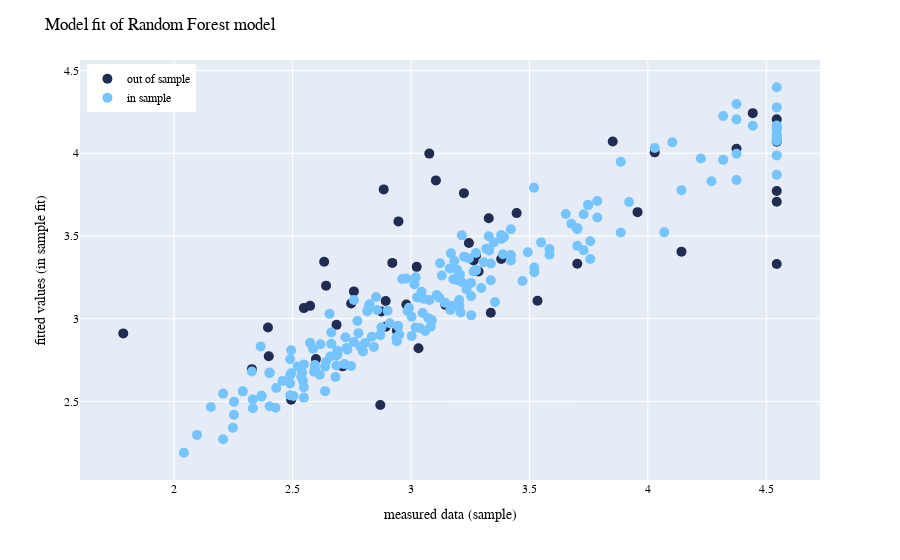

Notebook cell for this chart:
### Code cell
fig.show()

### Figure 1 — Plotly figure (JSON) as saved in the notebook; plotly's stock layout.template omitted (floating-point values rounded to 4 significant figures; data arrays with more than 128 entries replaced by an {"elided": "..."} marker saying what was removed)
{"data": [{"hovertemplate": "split=out of sample<br>meas=%{x}<br>pred=%{y}<extra></extra>", "legendgroup": "out of sample", "marker": {"color": "#212c52", "size": 10, "symbol": "circle"}, "mode": "markers", "name": "out of sample", "orientation": "v", "showlegend": true, "type": "scatter", "x": [3.381, 2.574, 3.245, 2.686, 4.544, 2.87, 2.875, 4.544, 3.446, 2.4, 4.544, 2.98, 4.544, 3.534, 3.852, 3.328, 3.077, 3.145, 2.548, 2.328, 2.885, 3.285, 2.641, 2.633, 2.396, 4.142, 4.443, 4.029, 4.374, 2.893, 2.947, 2.759, 2.494, 1.785, 3.337, 2.941, 2.921, 3.702, 4.544, 3.223, 3.024, 2.711, 2.599, 3.105, 3.032, 3.275, 3.264, 2.747, 2.893, 3.956], "xaxis": "x", "y": [3.361, 3.078, 3.457, 2.963, 3.331, 2.479, 3.045, 4.07, 3.638, 2.774, 3.707, 3.086, 3.772, 3.109, 4.07, 3.608, 3.998, 3.084, 3.064, 2.696, 3.782, 3.286, 3.2, 3.345, 2.947, 3.406, 4.242, 4.005, 4.027, 3.107, 3.588, 3.165, 2.511, 2.912, 3.036, 2.929, 3.338, 3.332, 4.205, 3.759, 3.314, 2.713, 2.757, 3.836, 2.822, 3.382, 3.352, 3.092, 2.951, 3.644], "yaxis": "y"}, {"hovertemplate": "split=in sample<br>meas=%{x}<br>pred=%{y}<extra></extra>", "legendgroup": "in sample", "marker": {"color": "#75c3ff", "size": 10, "symbol": "circle"}, "mode": "markers", "name": "in sample", "orientation": "v", "showlegend": true, "type": "scatter", "x": {"elided": "199 float values"}, "xaxis": "x", "y": {"elided": "199 float values"}, "yaxis": "y"}], "layout": {"font": {"color": "black", "family": "Helvetica Neue, Helvetica, Arial, sans-serif"}, "legend": {"title": {}, "tracegroupgap": 0, "x": 0.01, "xanchor": "left", "y": 0.99, "yanchor": "top"}, "margin": {"t": 60}, "title": {"text": "Model fit of Random Forest model"}, "xaxis": {"anchor": "y", "domain": [0, 1], "title": {"text": "measured data (sample)"}}, "yaxis": {"anchor": "x", "domain": [0, 1], "title": {"text": "fitted values (in sample fit)"}}}}
